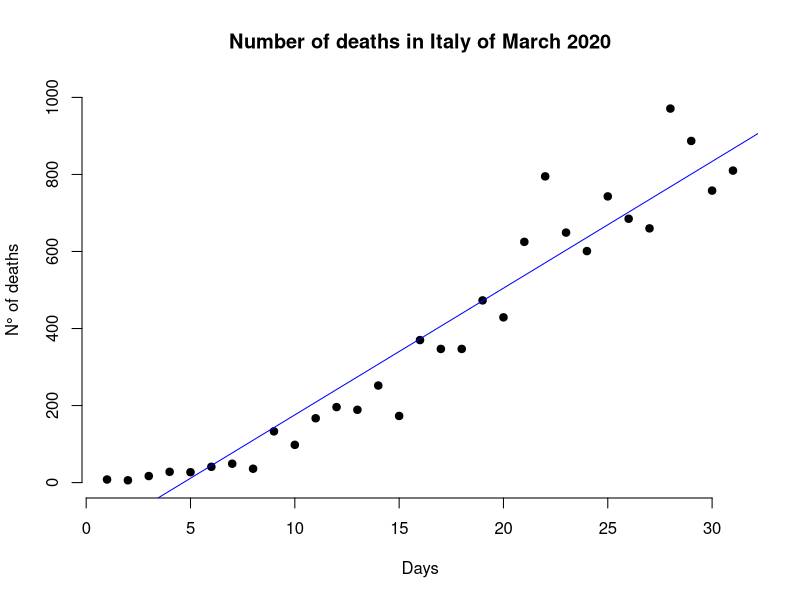

Write the R code that produced this figure. (Note: this script raises an error after producing the figure.)
# Code for number of deaths in Italy of March 2020
#Define the two vectors 
x <- c(1:31) #number of days of March
y <- c(8,6,17,28,27,41,49,36,133,98,167,196,189,252,173,370,347,347,473,429,625,795,649,601,743,685,660,971,887,758,810)  #number of deaths per day
# Add limit to the y axe, title of the graphs and for the two axes 
plot(x, y, main = "Number of deaths in Italy of March 2020",
xlab = "Days", ylab = "N° of deaths",
pch = 19, frame = FALSE, ylim=c(0,1000))
abline(lm(y ~ x), col = "blue")

-----------
#Code for the number of confirmed cases in Italy of March 2020
#Define the two vectors
x <- c(1:31) #number of days of March
y <- c(240,561,347,466,587,769,778,1247,1492,1797,977,2313,2651,2547,3497,2823,4000,3526,4207,5322,5986,6557,5560,4789,5249,5210,6153,5959,5974,5217,4050)      #number of cases per day
# Add limit to the y axe, title of the graphs and for the two axes 
plot(x, y, main = "Number of confirmed Covid-19 cases in Italy of March 2020",
xlab = "Days", ylab = "N° of Covid19 cases",
pch = 19, frame = FALSE, ylim=c(0,7000))
# Function for the regression line
abline(lm(y ~ x), col = "blue")   

--------------
# Code for number of deaths in Switzerland of March 2020
#Define the two vectors
x <- c(1:31)   #number of days of March
y <- c(0, 0, 0, 0, 1, 0, 0, 1, 0, 2, 3, 4, 3, 5, 8, 7, 10, 8, 11, 21, 17, 16, 22, 19, 37, 37, 31, 56, 45, 58, 41 )      #number of deaths per day
# Add limit to the y axe, title of the graphs and for the two axes 
plot(x, y, main = "Number of deaths in Switzerland of March 2020",
     xlab = "Days", ylab = "N° of deaths",
     pch = 19, frame = FALSE, ylim=c(0,60))
# Function for the regression
abline(lm(y ~ x), col = "blue")

---------------------
#Code for the number of confirmed cases in Switzerland of March 2020
#Define the two vectors
x <- c(1:31)#number of days of March
y <- c(11, 31, 33, 60, 62, 73, 49, 68, 193, 211, 335, 357, 432, 420, 327, 1067, 1084, 1216, 834, 1145, 695, 549, 1463, 1242, 1074, 1118, 1309, 722, 435, 1308, 1137)      #number of cases per day
# Add limit to the y axe, title of the graphs and for the two axes 
plot(x, y, main = "Number of confirmed Covid-19 cases in Switzerland of March 2020",
xlab = "Days", ylab = "N° of Covid19 cases",
pch = 19, frame = FALSE, ylim=c(0,1340))
# Function for the regression line
abline(lm(y ~ x), col = "blue")  

--------------------
#Code for the comparison between the number of deaths in Italy and Switzerland due to Covid19 of March 2020
#Define the two vectors
ditaly <- c(8,6,17,28,27,41,49,36,133,98,167,196,189,252,173,370,347,347,473,429,625,795,649,601,743,685,660,971,887,758,810)
dswiss <- c(0, 0, 0, 0, 1, 0, 0, 1, 0, 2, 3, 4, 3, 5, 8, 7, 10, 8, 11, 21, 17, 16, 22, 19, 37, 37, 31, 56, 45, 58, 41)

plot(dswiss, type="o", col="red", pch=19, ylim=c(0,1000), xlab="Days", ylab="Deaths")

lines(ditaly, type="o", pch=19, lty=2, col="blue")

 # Add the title and colour of the font

title(main="Deaths in Italy and Switzerland of March 2020", col.main="black")

------------------
#Code for the comparison between the number of confirmed cases in Italy and Switzerland of March 2020

#Define the two vectors
citaly <- c(240,561,347,466,587,769,778,1247,1492,1797,977,2313,2651,2547,3497,2823,4000,3526,4207,5322,5986,6557,5560,4789,5249,5210,6153,5959,5974,5217,4050)
cswiss <- c(11, 31, 33, 60, 62, 73, 49, 68, 193, 211, 335, 357, 432, 420, 327, 1067, 1084, 1216, 834, 1145, 695, 549, 1463, 1242, 1074, 1118, 1309, 722, 435, 1308, 1137)

# Options about the two graphs
plot(cswiss, type="o", col="red", pch=19, ylim=c(0,6600), xlab="Days", ylab="N° of confirmed cases")

lines(citaly, type="o", pch=19, lty=2, col="blue")

 # Add the title to the graph
title(main="Confirmed cases in Italy and Switzerland of March 2020", col.main="black")



